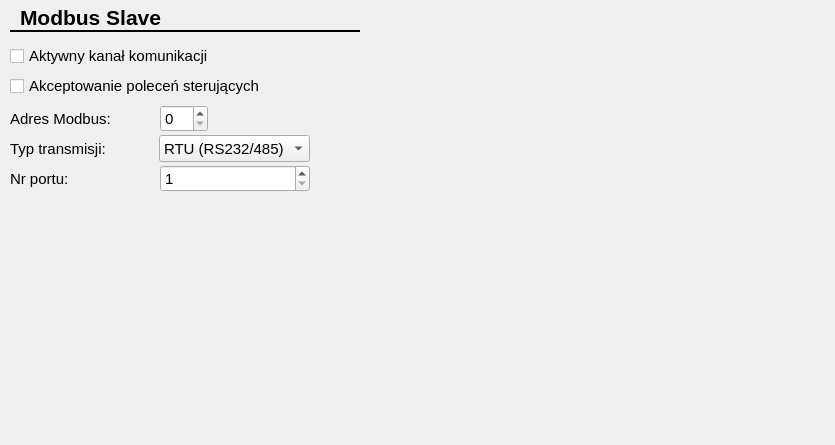
<?xml version="1.0" encoding="UTF-8"?>
<ui version="4.0">
 <class>CModbusSlaveCfgForm</class>
 <widget class="QWidget" name="CModbusSlaveCfgForm">
  <property name="geometry">
   <rect>
    <x>0</x>
    <y>0</y>
    <width>835</width>
    <height>445</height>
   </rect>
  </property>
  <property name="windowTitle">
   <string>Form</string>
  </property>
  <widget class="QLabel" name="label_13">
   <property name="geometry">
    <rect>
     <x>20</x>
     <y>5</y>
     <width>220</width>
     <height>25</height>
    </rect>
   </property>
   <property name="font">
    <font>
     <family>Arial</family>
     <pointsize>16</pointsize>
     <weight>75</weight>
     <bold>true</bold>
     <underline>false</underline>
    </font>
   </property>
   <property name="text">
    <string>Modbus Slave</string>
   </property>
   <property name="textFormat">
    <enum>Qt::AutoText</enum>
   </property>
  </widget>
  <widget class="Line" name="line">
   <property name="geometry">
    <rect>
     <x>10</x>
     <y>30</y>
     <width>350</width>
     <height>3</height>
    </rect>
   </property>
   <property name="frameShadow">
    <enum>QFrame::Plain</enum>
   </property>
   <property name="lineWidth">
    <number>2</number>
   </property>
   <property name="orientation">
    <enum>Qt::Horizontal</enum>
   </property>
  </widget>
  <widget class="QCheckBox" name="modbusSlaveAcceptCmdChk">
   <property name="geometry">
    <rect>
     <x>10</x>
     <y>75</y>
     <width>260</width>
     <height>22</height>
    </rect>
   </property>
   <property name="font">
    <font>
     <family>Arial</family>
     <pointsize>11</pointsize>
    </font>
   </property>
   <property name="text">
    <string>Akceptowanie poleceń sterujących</string>
   </property>
  </widget>
  <widget class="QSpinBox" name="modbusSlavePort">
   <property name="geometry">
    <rect>
     <x>160</x>
     <y>165</y>
     <width>150</width>
     <height>27</height>
    </rect>
   </property>
   <property name="font">
    <font>
     <family>Arial</family>
     <pointsize>11</pointsize>
    </font>
   </property>
   <property name="minimum">
    <number>1</number>
   </property>
   <property name="maximum">
    <number>6</number>
   </property>
  </widget>
  <widget class="QLabel" name="label_75">
   <property name="geometry">
    <rect>
     <x>10</x>
     <y>140</y>
     <width>150</width>
     <height>17</height>
    </rect>
   </property>
   <property name="font">
    <font>
     <family>Arial</family>
     <pointsize>11</pointsize>
    </font>
   </property>
   <property name="text">
    <string>Typ transmisji:</string>
   </property>
  </widget>
  <widget class="QCheckBox" name="modbusSlaveActiveChk">
   <property name="geometry">
    <rect>
     <x>10</x>
     <y>45</y>
     <width>210</width>
     <height>22</height>
    </rect>
   </property>
   <property name="font">
    <font>
     <family>Arial</family>
     <pointsize>11</pointsize>
    </font>
   </property>
   <property name="text">
    <string>Aktywny kanał komunikacji</string>
   </property>
  </widget>
  <widget class="QLabel" name="label_74">
   <property name="geometry">
    <rect>
     <x>10</x>
     <y>110</y>
     <width>110</width>
     <height>17</height>
    </rect>
   </property>
   <property name="font">
    <font>
     <family>Arial</family>
     <pointsize>11</pointsize>
    </font>
   </property>
   <property name="text">
    <string>Adres Modbus:</string>
   </property>
  </widget>
  <widget class="QComboBox" name="modbusSlaveMediumCmb">
   <property name="geometry">
    <rect>
     <x>159</x>
     <y>135</y>
     <width>151</width>
     <height>27</height>
    </rect>
   </property>
   <property name="font">
    <font>
     <family>Arial</family>
     <pointsize>11</pointsize>
    </font>
   </property>
   <item>
    <property name="text">
     <string>RTU (RS232/485)</string>
    </property>
   </item>
   <item>
    <property name="text">
     <string>TCP (Ethernet)</string>
    </property>
   </item>
  </widget>
  <widget class="QLabel" name="label_76">
   <property name="geometry">
    <rect>
     <x>10</x>
     <y>170</y>
     <width>70</width>
     <height>17</height>
    </rect>
   </property>
   <property name="font">
    <font>
     <family>Arial</family>
     <pointsize>11</pointsize>
    </font>
   </property>
   <property name="text">
    <string>Nr portu:</string>
   </property>
  </widget>
  <widget class="QSpinBox" name="modbusSlaveAddr">
   <property name="geometry">
    <rect>
     <x>160</x>
     <y>105</y>
     <width>48</width>
     <height>27</height>
    </rect>
   </property>
   <property name="font">
    <font>
     <family>Arial</family>
     <pointsize>11</pointsize>
    </font>
   </property>
   <property name="maximum">
    <number>255</number>
   </property>
  </widget>
 </widget>
 <tabstops>
  <tabstop>modbusSlaveActiveChk</tabstop>
  <tabstop>modbusSlaveAcceptCmdChk</tabstop>
  <tabstop>modbusSlaveAddr</tabstop>
  <tabstop>modbusSlaveMediumCmb</tabstop>
  <tabstop>modbusSlavePort</tabstop>
 </tabstops>
 <resources/>
 <connections/>
</ui>
